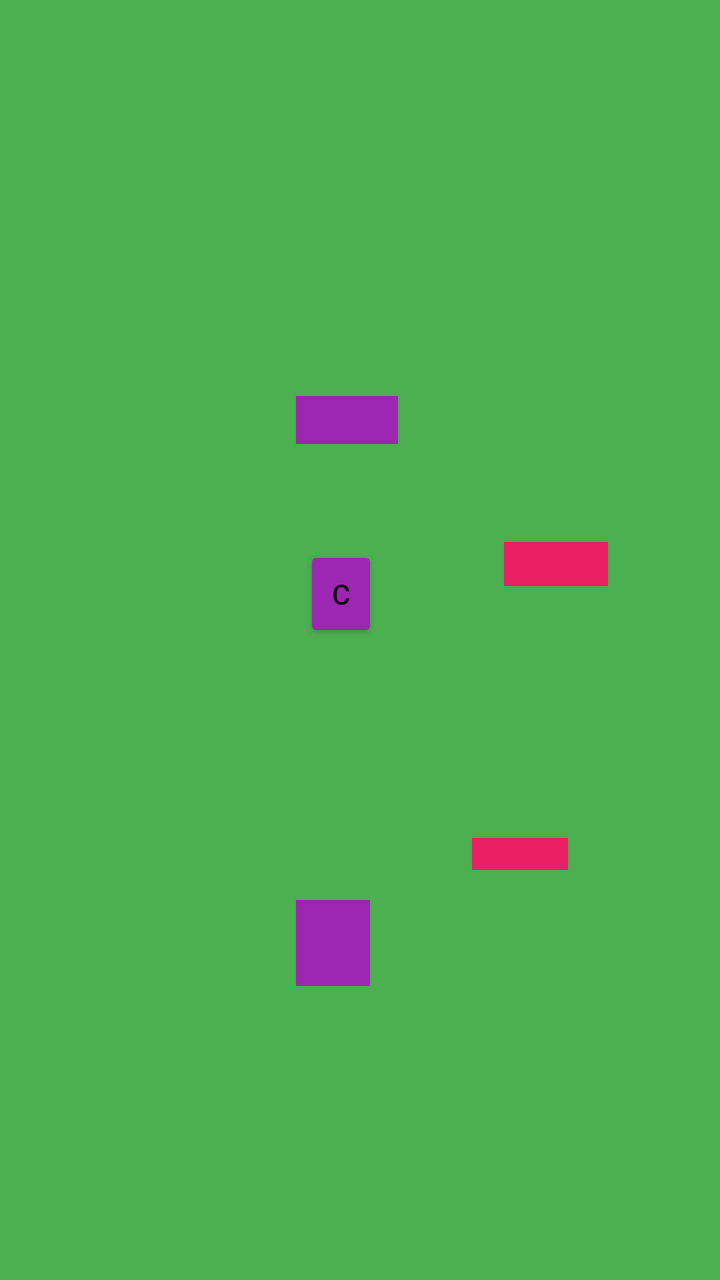
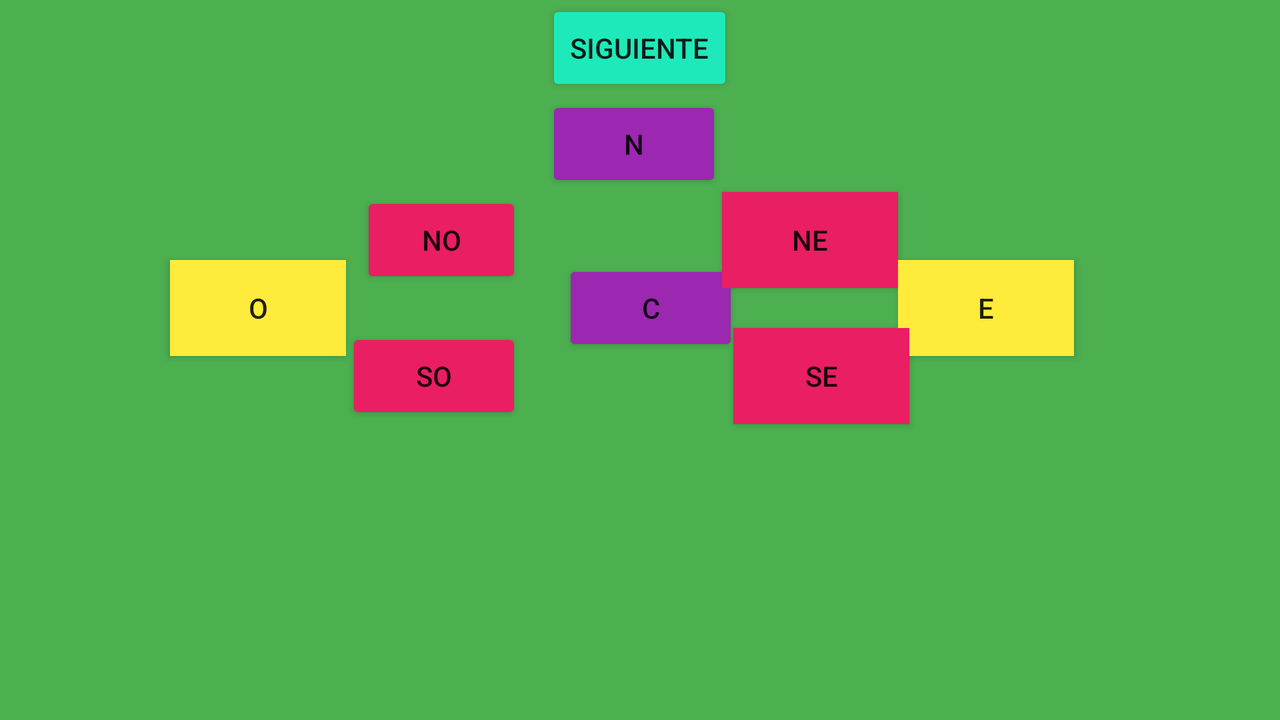

Two renders of one Android screen. The first uses the default layout on a phone; the second uses the alternative layout the repository ships for a different screen configuration, on a matching device. The two XML files are below.
<!-- AndroidManifest.xml: application theme Theme.PrimeraAppAndroid -->
<!-- res/layout/activity_relative.xml -->
<?xml version="1.0" encoding="utf-8"?>
<RelativeLayout xmlns:android="http://schemas.android.com/apk/res/android"
    xmlns:app="http://schemas.android.com/apk/res-auto"
    xmlns:tools="http://schemas.android.com/tools"
    android:layout_width="match_parent"
    android:layout_height="match_parent"
    android:background="#4CAF50"
    tools:context=".relative">

    <Button
        android:id="@+id/button20"
        android:layout_width="wrap_content"
        android:layout_height="67dp"
        android:layout_alignParentStart="true"
        android:layout_alignParentTop="true"
        android:layout_alignParentEnd="true"
        android:layout_alignParentBottom="true"
        android:layout_marginStart="148dp"
        android:layout_marginTop="222dp"
        android:layout_marginEnd="161dp"
        android:layout_marginBottom="442dp"
        android:background="#9C27B0"
        android:onClick="btn1"
        android:text="N" />

    <Button
        android:id="@+id/button21"
        android:layout_width="wrap_content"
        android:layout_height="wrap_content"
        android:layout_alignParentStart="true"
        android:layout_alignParentTop="true"
        android:layout_alignParentEnd="true"
        android:layout_alignParentBottom="true"
        android:layout_marginStart="148dp"
        android:layout_marginTop="493dp"
        android:layout_marginEnd="175dp"
        android:layout_marginBottom="190dp"
        android:background="#9C27B0"
        android:text="S" />

    <Button
        android:id="@+id/button22"
        android:layout_width="wrap_content"
        android:layout_height="68dp"
        android:layout_alignParentStart="true"
        android:layout_alignParentTop="true"
        android:layout_alignParentEnd="true"
        android:layout_alignParentBottom="true"
        android:layout_marginStart="316dp"
        android:layout_marginTop="364dp"
        android:layout_marginEnd="7dp"
        android:layout_marginBottom="299dp"
        android:backgroundTint="#CDDC39"
        android:text="E" />

    <Button
        android:id="@+id/button24"
        android:layout_width="102dp"
        android:layout_height="86dp"
        android:layout_alignParentStart="true"
        android:layout_alignParentTop="true"
        android:layout_alignParentEnd="true"
        android:layout_alignParentBottom="true"
        android:layout_marginStart="0dp"
        android:layout_marginTop="364dp"
        android:layout_marginEnd="309dp"
        android:layout_marginBottom="281dp"
        android:backgroundTint="#CDDC39"
        android:text="O" />

    <Button
        android:id="@+id/button25"
        android:layout_width="wrap_content"
        android:layout_height="wrap_content"
        android:layout_alignParentStart="true"
        android:layout_alignParentEnd="true"
        android:layout_alignParentBottom="true"
        android:layout_marginStart="152dp"
        android:layout_marginEnd="171dp"
        android:layout_marginBottom="319dp"
        android:backgroundTint="#9C27B0"
        android:text="C" />

    <Button
        android:id="@+id/button26"
        android:layout_width="wrap_content"
        android:layout_height="65dp"
        android:layout_alignParentStart="true"
        android:layout_alignParentTop="true"
        android:layout_alignParentEnd="true"
        android:layout_alignParentBottom="true"
        android:layout_marginStart="73dp"
        android:layout_marginTop="289dp"
        android:layout_marginEnd="250dp"
        android:layout_marginBottom="377dp"
        android:backgroundTint="#E91E63"
        android:text="NO" />

    <Button
        android:id="@+id/button27"
        android:layout_width="wrap_content"
        android:layout_height="84dp"
        android:layout_alignParentStart="true"
        android:layout_alignParentTop="true"
        android:layout_alignParentEnd="true"
        android:layout_alignParentBottom="true"
        android:layout_marginStart="78dp"
        android:layout_marginTop="433dp"
        android:layout_marginEnd="245dp"
        android:layout_marginBottom="214dp"
        android:backgroundTint="#E91E63"
        android:text="SO" />

    <Button
        android:id="@+id/button28"
        android:layout_width="103dp"
        android:layout_height="69dp"
        android:layout_alignParentStart="true"
        android:layout_alignParentTop="true"
        android:layout_alignParentEnd="true"
        android:layout_alignParentBottom="true"
        android:layout_marginStart="252dp"
        android:layout_marginTop="293dp"
        android:layout_marginEnd="56dp"
        android:layout_marginBottom="369dp"
        android:background="#E91E63"
        android:text="NE" />

    <Button
        android:id="@+id/button29"
        android:layout_width="99dp"
        android:layout_height="75dp"
        android:layout_alignParentStart="true"
        android:layout_alignParentTop="true"
        android:layout_alignParentEnd="true"
        android:layout_alignParentBottom="true"
        android:layout_marginStart="236dp"
        android:layout_marginTop="435dp"
        android:layout_marginEnd="76dp"
        android:layout_marginBottom="221dp"
        android:background="#E91E63"
        android:text="SE" />
</RelativeLayout>
<!-- resources referenced by this layout -->
<resources>
  <style name="Theme.PrimeraAppAndroid" parent="Theme.AppCompat.Light.DarkActionBar">
          
          <item name="colorPrimary">@color/purple_500</item>
          <item name="colorPrimaryDark">@color/purple_700</item>
          <item name="colorAccent">@color/teal_200</item>
          
      </style>
</resources>
<!-- res/layout-land/activity_relative.xml (the repository's variant of the layout above) -->
<!-- drawn on the phone turned sideways -->
<?xml version="1.0" encoding="utf-8"?>
<RelativeLayout xmlns:android="http://schemas.android.com/apk/res/android"
    xmlns:app="http://schemas.android.com/apk/res-auto"
    xmlns:tools="http://schemas.android.com/tools"
    android:layout_width="match_parent"
    android:layout_height="match_parent"
    android:layout_alignParentTop="true"
    android:background="#4CAF50"
    tools:context=".relative">

    <Button
        android:id="@+id/button32"
        android:layout_width="wrap_content"
        android:layout_height="wrap_content"
        android:layout_alignWithParentIfMissing="false"
        android:layout_alignParentStart="false"
        android:layout_alignParentLeft="false"
        android:layout_alignParentEnd="false"
        android:layout_alignParentRight="false"
        android:layout_alignParentBottom="false"
        android:layout_centerHorizontal="true"
        android:backgroundTint="#1EE9BA"
        android:text="SIGUIENTE" />

    <Button
        android:id="@+id/button33"
        android:layout_width="wrap_content"
        android:layout_height="wrap_content"
        android:layout_below="@id/button32"
        android:layout_alignLeft="@id/button32"
        android:backgroundTint="#9C27B0"
        android:onClick="norte"
        android:text="N" />

    <Button
        android:id="@+id/button34"
        android:layout_width="81dp"
        android:layout_height="wrap_content"
        android:layout_below="@id/button33"
        android:layout_alignLeft="@id/button33"
        android:layout_alignRight="@id/button33"
        android:layout_alignParentTop="false"
        android:layout_alignParentEnd="false"
        android:layout_alignParentRight="false"
        android:layout_centerInParent="true"
        android:layout_marginLeft="-93dp"
        android:layout_marginTop="0dp"
        android:layout_marginRight="100dp"
        android:layout_marginBottom="20dp"
        android:backgroundTint="#E91E63"
        android:text="NO" />

    <Button
        android:id="@+id/button35"
        android:layout_width="wrap_content"
        android:layout_height="wrap_content"
        android:layout_below="@id/button34"
        android:layout_alignRight="@id/button34"
        android:layout_alignParentRight="false"
        android:backgroundTint="#E91E63"
        android:text="SO" />

    <Button
        android:id="@+id/button37"
        android:layout_width="wrap_content"
        android:layout_height="wrap_content"
        android:layout_alignRight="@id/button32"
        android:layout_alignParentStart="false"
        android:layout_alignParentTop="false"
        android:layout_alignParentEnd="false"
        android:layout_alignParentRight="false"
        android:layout_marginTop="130dp"
        android:layout_marginRight="-3dp"
        android:backgroundTint="#9C27B0"
        android:text="C" />

    <Button
        android:id="@+id/button40"
        android:layout_width="wrap_content"
        android:layout_height="wrap_content"
        android:layout_alignBottom="@id/button37"
        android:layout_alignParentRight="false"
        android:layout_toRightOf="@id/button41"
        android:background="#FFEB3B"
        android:text="E" />

    <Button
        android:id="@+id/button41"
        android:layout_width="wrap_content"
        android:layout_height="wrap_content"
        android:layout_alignBottom="@id/button34"
        android:layout_alignParentTop="false"
        android:layout_alignParentRight="false"
        android:layout_toRightOf="@id/button33"
        android:background="#E91E63"
        android:text="NE" />

    <Button
        android:id="@+id/button42"
        android:layout_width="wrap_content"
        android:layout_height="wrap_content"
        android:layout_alignBottom="@id/button35"
        android:layout_toRightOf="@id/button37"
        android:background="#E91E63"
        android:text="SE" />

    <Button
        android:id="@+id/button43"
        android:layout_width="wrap_content"
        android:layout_height="wrap_content"
        android:layout_alignBottom="@id/button37"
        android:layout_toLeftOf="@id/button35"
        android:background="#FFEB3B"
        android:text="O" />

</RelativeLayout>
